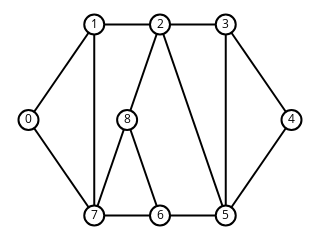

The notebook cell this image was saved under:
### Markdown cell above
## Passeios, trilhas e caminhos

Se $(N, E)$ é um grafo não-dirigido:

* um **passeio** (*walk*) é uma sequência de nós $\langle n_0, n_1, \ldots, n_{k-1} \rangle$ tal que, para todo $i$ entre $0$ e $k-2$, temos que $\{n_i, n_{i + 1}\} \in E$;

* uma **trilha** (*trail*) é um passeio $\langle n_0, n_1, \ldots, n_{k-1} \rangle$ no qual não existem índices $i$ e $j$ entre $0$ e $k-2$ tais que $i \neq j$ e $\{n_i, n_{i+1}\} = \{n_j, n_{j+1}\}$;

* um **caminho** (*path*) é um passeio $\langle n_0, n_1, \ldots, n_{k-1} \rangle$ no qual não existem índices $i$ e $j$ entre $0$ e $k-1$ tais que $i \neq j$ e $n_i = n_j$.

Se $(N, E)$ é um grafo dirigido:

* um **passeio** (*walk*) é uma sequência de nós $\langle n_0, n_1, \ldots, n_{k-1} \rangle$ tal que, para todo $i$ entre $0$ e $k-2$, temos que $(n_i, n_{i + 1}) \in E$;

* uma **trilha** (*trail*) é um passeio $\langle n_0, n_1, \ldots, n_{k-1} \rangle$ no qual não existem índices $i$ e $j$ entre $0$ e $k-2$ tais que $i \neq j$ e $(n_i, n_{i+1}) = (n_j, n_{j+1})$;

* um **caminho** (*path*) é um passeio $\langle n_0, n_1, \ldots, n_{k-1} \rangle$ no qual não existem índices $i$ e $j$ entre $0$ e $k-1$ tais que $i \neq j$ e $n_i = n_j$.

Pode-se dizer que uma trilha é um passeio que não repete arestas e um caminho é um passeio que não repete nós.

### Exercício 1

Dê um exemplo de passeio que não é trilha no grafo `ug`.

### Code cell
sn.show_graph(ug, nlab=True)

### Figure 1 — Plotly figure (JSON) as saved in the notebook; plotly's stock layout.template omitted (floating-point values rounded to 4 significant figures)
{"data": [{"hoverinfo": "none", "line": {"color": "rgb(0, 0, 0)", "width": 2}, "mode": "lines", "type": "scatter", "uid": "79d8b2ac-a244-11e8-8684-001a3f7cad6c", "x": [0, 0.25, null, 0, 0.25, null, 0.25, 0.5, null, 0.25, 0.25, null, 0.5, 0.75, null, 0.5, 0.75, null, 0.5, 0.375, null, 0.75, 1, null, 0.75, 0.75, null, 1, 0.75, null, 0.75, 0.5, null, 0.5, 0.25, null, 0.5, 0.375, null, 0.25, 0.375, null], "y": [0.5, 1, null, 0.5, 0, null, 1, 1, null, 1, 0, null, 1, 1, null, 1, 0, null, 1, 0.5, null, 1, 0.5, null, 1, 0, null, 0.5, 0, null, 0, 0, null, 0, 0, null, 0, 0.5, null, 0, 0.5, null]}, {"hoverinfo": "none", "marker": {"color": "rgb(255, 255, 255)", "line": {"color": "rgb(0, 0, 0)", "width": 2}, "size": 20}, "mode": "markers+text", "text": ["0", "1", "2", "3", "4", "5", "6", "7", "8"], "textfont": {"color": "rgb(0, 0, 0)"}, "textposition": "middle center", "type": "scatter", "uid": "79d8b2ad-a244-11e8-8684-001a3f7cad6c", "x": [0, 0.25, 0.5, 0.75, 1, 0.75, 0.5, 0.25, 0.375], "y": [0.5, 1, 1, 1, 0.5, 0, 0, 0, 0.5]}], "layout": {"height": 180, "margin": {"b": 0, "l": 0, "r": 0, "t": 0}, "showlegend": false, "width": 320, "xaxis": {"showgrid": false, "showticklabels": false, "zeroline": false}, "yaxis": {"showgrid": false, "showticklabels": false, "zeroline": false}}}
